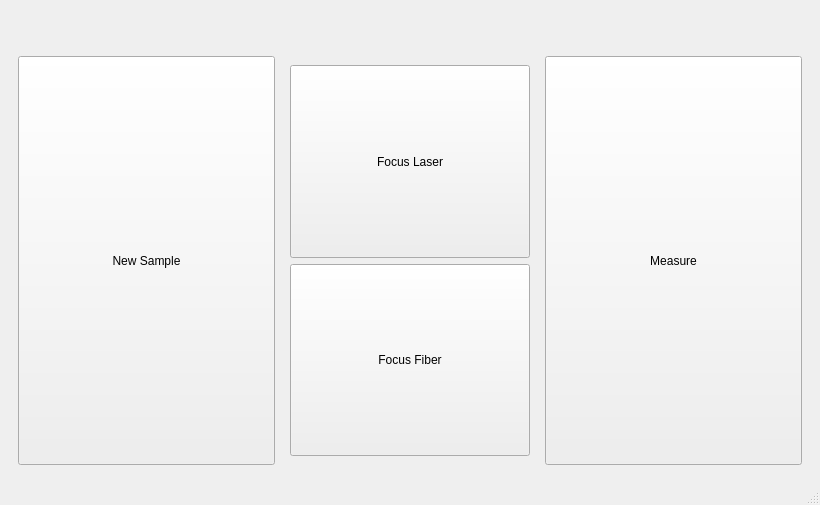
<?xml version="1.0" encoding="UTF-8"?>
<ui version="4.0">
 <class>MainWindow</class>
 <widget class="QMainWindow" name="MainWindow">
  <property name="geometry">
   <rect>
    <x>0</x>
    <y>0</y>
    <width>820</width>
    <height>505</height>
   </rect>
  </property>
  <property name="sizePolicy">
   <sizepolicy hsizetype="Expanding" vsizetype="Expanding">
    <horstretch>0</horstretch>
    <verstretch>0</verstretch>
   </sizepolicy>
  </property>
  <property name="windowTitle">
   <string>Dispertech: Welcome Screen</string>
  </property>
  <property name="styleSheet">
   <string notr="true">padding: 0px;</string>
  </property>
  <widget class="QWidget" name="centralwidget">
   <property name="styleSheet">
    <string notr="true">padding: 0px;</string>
   </property>
   <layout class="QVBoxLayout" name="verticalLayout">
    <item>
     <widget class="QWidget" name="widget_3" native="true">
      <layout class="QHBoxLayout" name="horizontalLayout">
       <item>
        <widget class="QLabel" name="label">
         <property name="text">
          <string/>
         </property>
         <property name="pixmap">
          <pixmap resource="resources.qrc">:/images/Resources/dispertech_thumb.jpg</pixmap>
         </property>
         <property name="alignment">
          <set>Qt::AlignCenter</set>
         </property>
        </widget>
       </item>
      </layout>
     </widget>
    </item>
    <item>
     <widget class="QWidget" name="widget" native="true">
      <layout class="QHBoxLayout" name="horizontalLayout_2">
       <item>
        <widget class="QPushButton" name="button_new_sample">
         <property name="sizePolicy">
          <sizepolicy hsizetype="Expanding" vsizetype="Expanding">
           <horstretch>0</horstretch>
           <verstretch>0</verstretch>
          </sizepolicy>
         </property>
         <property name="minimumSize">
          <size>
           <width>70</width>
           <height>70</height>
          </size>
         </property>
         <property name="maximumSize">
          <size>
           <width>16777215</width>
           <height>16777215</height>
          </size>
         </property>
         <property name="text">
          <string>New Sample</string>
         </property>
        </widget>
       </item>
       <item>
        <widget class="QWidget" name="widget_2" native="true">
         <layout class="QVBoxLayout" name="verticalLayout_2">
          <item>
           <widget class="QPushButton" name="button_align">
            <property name="sizePolicy">
             <sizepolicy hsizetype="Expanding" vsizetype="Expanding">
              <horstretch>0</horstretch>
              <verstretch>0</verstretch>
             </sizepolicy>
            </property>
            <property name="minimumSize">
             <size>
              <width>70</width>
              <height>70</height>
             </size>
            </property>
            <property name="maximumSize">
             <size>
              <width>16777215</width>
              <height>16777215</height>
             </size>
            </property>
            <property name="text">
             <string>Focus Laser</string>
            </property>
           </widget>
          </item>
          <item>
           <widget class="QPushButton" name="button_focus_fiber">
            <property name="sizePolicy">
             <sizepolicy hsizetype="Expanding" vsizetype="Expanding">
              <horstretch>0</horstretch>
              <verstretch>0</verstretch>
             </sizepolicy>
            </property>
            <property name="text">
             <string>Focus Fiber</string>
            </property>
           </widget>
          </item>
         </layout>
        </widget>
       </item>
       <item>
        <widget class="QPushButton" name="button_measure">
         <property name="sizePolicy">
          <sizepolicy hsizetype="Expanding" vsizetype="Expanding">
           <horstretch>0</horstretch>
           <verstretch>0</verstretch>
          </sizepolicy>
         </property>
         <property name="minimumSize">
          <size>
           <width>70</width>
           <height>70</height>
          </size>
         </property>
         <property name="maximumSize">
          <size>
           <width>16777215</width>
           <height>16777215</height>
          </size>
         </property>
         <property name="text">
          <string>Measure</string>
         </property>
        </widget>
       </item>
      </layout>
     </widget>
    </item>
   </layout>
  </widget>
  <widget class="QMenuBar" name="menubar">
   <property name="geometry">
    <rect>
     <x>0</x>
     <y>0</y>
     <width>820</width>
     <height>39</height>
    </rect>
   </property>
  </widget>
  <widget class="QStatusBar" name="statusbar"/>
  <action name="actionQuit">
   <property name="text">
    <string>Quit</string>
   </property>
  </action>
 </widget>
 <resources>
  <include location="resources.qrc"/>
 </resources>
 <connections/>
</ui>
